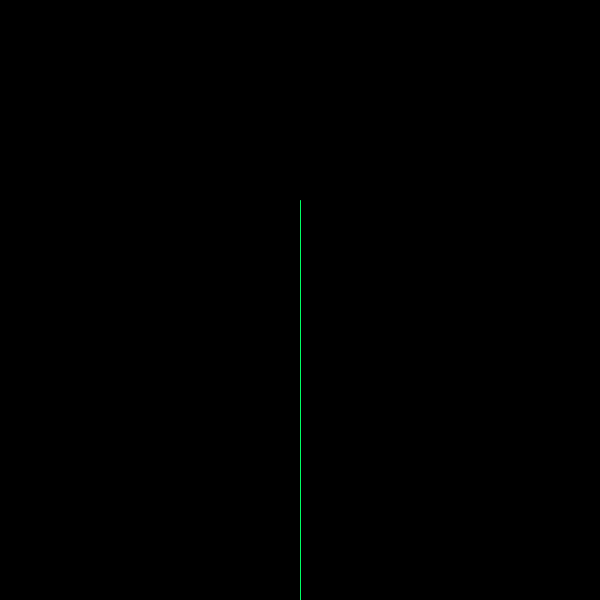
Frame 1 (no input)
Frame 2 (the mouse pressed at the canvas centre, redrawn once): identical to frame 1, image omitted

The Processing sketch that drew this single still picture (run headless with seeded random() and noise(); the mouse was pressed at the canvas centre and the sketch redrawn once):

// Processing sketch: processing_97339
// ── processing_97339.pde

/*
L SYSTEM TREE 

s = decrease branch reduction ratio ("shrink")
w = increase branch reduction ratio ("grow")
a = decrease branch angle
d = increase branch angle

too small a minLength or too big a maxReduction causes lag
*/

float angle = 30.0;        // default tree branch angle
float reduction = 0.0;     // default length reduction for a branch

int startLength = 400;     // length of first branch/trunk
float minLength = 5.0;     // length of smallest branch/leaf
float maxAngle = 180.0;    // max branch angle user can input
float maxReduction = 0.6;  // max branch reduction user can input


void setup() {
  size(600,600);
  stroke(0,255,100);
  noLoop();  
}


void draw() {
  background(0);
  translate(width/2,height);   // set the origin (0,0) to the bottom middle
  pushMatrix();                // save origin state and push it onto the stack
  line(0,0,0,-startLength);    // draw first branch/trunk
  branch(startLength);         // call recursive function to make branches
  popMatrix();                 // recall last saved origin state and pop it off the stack
  
}


void branch(float branchLength) {
  branchLength *= reduction;       // make this branch smaller than the parent branch
  
  
  if (branchLength > minLength) {  // only grow if the branch is bigger than the minimum
                                           
                                           // left branch
    pushMatrix();                          // save origin state and push it onto the stack
    translate(0,-branchLength/3.0);        // translate origin 1/3 of the way along the branch and 
    rotate(radians(-angle));               //    rotate counterclockwise
    line(0,0,0,-branchLength);             // draw branch
    branch(branchLength);                  // repeat procedure with this branch acting as the parent 
    popMatrix();                           // recall last saved origin state and pop it off the stack
    
                                          // right branch
    pushMatrix();
    //translate(0,-2*h/3.0);
    translate(0,-branchLength/3.0);      // translate origin 1/3 of the way along the branch and 
    rotate(radians(angle));              //    rotate clockwise
    line(0,0,0,-branchLength);
    branch(branchLength);
    popMatrix();
    
                                          // middle branch
    pushMatrix();
    translate(0,-branchLength);           // translate to the end of the branch
    line(0,0,0,-branchLength);
    branch(branchLength);
    popMatrix();
  }
  
}

void keyPressed() {
  // s = decrease branch reduction ratio
  // w = increase branch reduction ratio
  // a = decrease branch angle
  // d = increase branch angle
  
  if ((key == 's' || key == 'S')&&(reduction>0)) {
    reduction = reduction - 0.01;
    print("reduction: " + reduction + "   angle: " + angle + "\n");
    redraw();
  }
  else if ((key == 'w' || key == 'W')&&(reduction<0.6)) {
    reduction = reduction + 0.01;
    print("reduction: " + reduction + "   angle: " + angle + "\n");
    redraw();
  }
  else if ((key == 'a' || key == 'A')&&(angle>0)) {
    angle = angle - 0.5;
    print("reduction: " + reduction + "   angle: " + angle + "\n");
    redraw();
  }
  else if ((key == 'd' || key == 'D')&&(angle<180)) {
    angle = angle + 0.5;
    print("reduction: " + reduction + "   angle: " + angle + "\n");
    redraw();
  }
}
